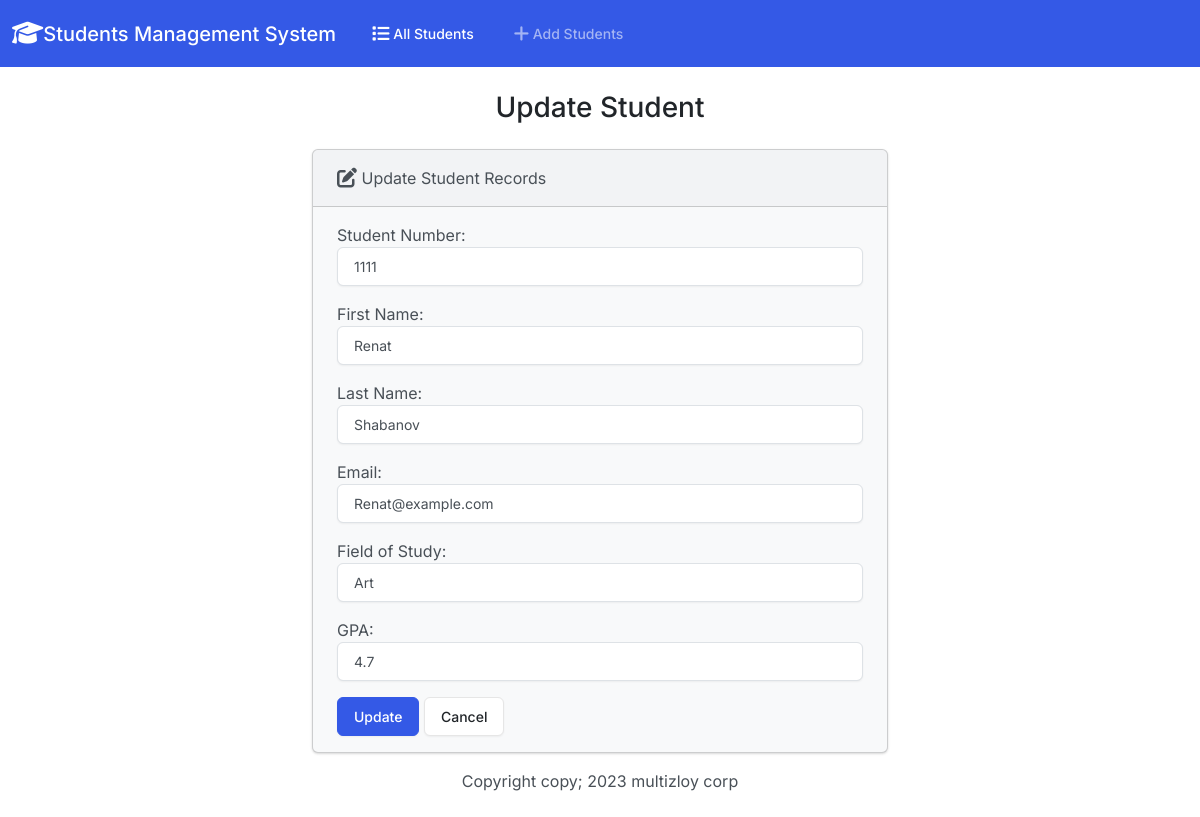
/edit/8/, run on the app's committed database.
### students/models.py (models this page shows, shortened)
class Student(models.Model):
    student_number = models.PositiveIntegerField()
    first_name = models.CharField(max_length=50)
    last_name = models.CharField(max_length=50)
    email = models.EmailField(max_length=100)
    field_of_study = models.CharField(max_length=50)
    gpa = models.FloatField()

### students/views.py (the view)
# urls.py: path("edit/<int:id>/", views.edit, name="edit"),
def edit(request, id):
    if request.method == "POST":
        student = Student.objects.get(pk=id)
        form = StudentForm(request.POST, instance=student)
        if form.is_valid():
            form.save()
            return render(request, "student/edit.html", {"form": form, "success": True})
    else:
        student = Student.objects.get(pk=id)
        form = StudentForm(instance=student)
        return render(request, "students/edit.html", {"form": form})

### students/forms.py
class StudentForm(forms.ModelForm):
    class Meta:
        model = Student
        fields = [
            "student_number",
            "first_name",
            "last_name",
            "email",
            "field_of_study",
            "gpa",
        ]
        labels = {
            "student_number": "Student Number",
            "first_name": "First Name",
            "last_name": "Last Name",
            "email": "Email",
            "field_of_study": "Field of Study",
            "gpa": "GPA",
        }
        widgets = {
            "student_number": forms.NumberInput(attrs={"class": "form-control"}),
            "first_name": forms.TextInput(attrs={"class": "form-control"}),
            "last_name": forms.TextInput(attrs={"class": "form-control"}),
            "email": forms.EmailInput(attrs={"class": "form-control"}),
            "field_of_study": forms.TextInput(attrs={"class": "form-control"}),
            "gpa": forms.NumberInput(attrs={"class": "form-control"}),
        }

### students/templates/students/edit.html (shortened to what this page needs)
{% extends "students/base.html" %}
{% block body %}
<h3 class="text-center m-4">Update Student</h3>
{% if success %}
<div class="alert alert-success" role="alert">
    The student updated successfully.
    <a href="{% url 'index' %}" class="alert-link">Go to Home Page.</a>
</div>
{% else %}
<div class="row justify-content-center">
    <div class="col-6">
        <div class="card bg-light mb-3">
            <div class="card-header">
                <i class="fa-solid fa-pen-to-square fa-lg"></i></i> Update Student Records
            </div>
            <div class="card-body">
                <form action="{% url 'add' %}" method="POST">
                    {{ form.as_p }}
                    <button type="submit" class="btn btn-primary">Update</button>
                    <a href="{% url 'index' %}" class="btn btn-secondary">Cancel</a>
                </form>
            </div>
        </div>
    </div>
</div>
{% endif %}
{% endblock %}

### data on the page
Student: student_number "1111", first_name "Renat", last_name "Shabanov", email "Renat@example.com", field_of_study "Art", gpa "4.7"
